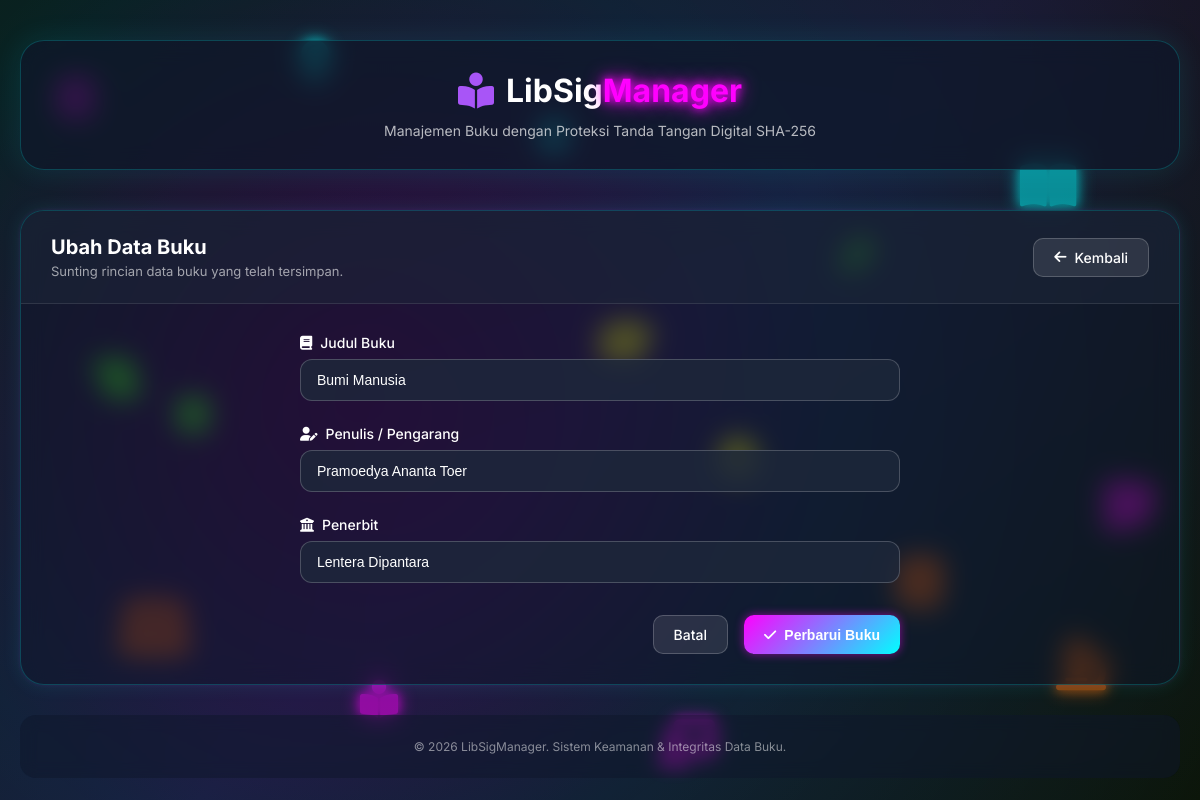
/edit/ac905ffb-7029-499c-bab6-7de56b9dc87e, run on the app's committed database.
### tables this page shows
CREATE TABLE books (
            id TEXT PRIMARY KEY,
            judul TEXT NOT NULL,
            penulis TEXT NOT NULL,
            penerbit TEXT NOT NULL
        );

### app.py (the view, shortened to what this page needs)
@app.route('/edit/<book_id>', methods=['GET', 'POST'])
def edit_book(book_id):
    conn = get_db()
    book = conn.execute('SELECT * FROM books WHERE id = ?', (book_id,)).fetchone()
    conn.close()
    if not book:
        flash('Buku tidak ditemukan!', 'danger')
        return redirect(url_for('index'))
    return render_template('edit.html', book=book)

### app.py (called while the page is built)
def get_db():
    conn = sqlite3.connect(DATABASE)
    conn.row_factory = sqlite3.Row
    return conn

### templates/edit.html
﻿{% extends 'base.html' %}
{% block content %}
<div class="card form-card">
    <div class="card-header">
        <div class="header-left">
            <h2>Ubah Data Buku</h2>
            <p class="header-desc">Sunting rincian data buku yang telah tersimpan.</p>
        </div>
        <a href="{{ url_for('index') }}" class="btn btn-outline">
            <i class="fa-solid fa-arrow-left"></i> Kembali
        </a>
    </div>
    <div class="card-body">
        <form action="{{ url_for('edit_book', book_id=book.id) }}" method="POST" class="modern-form">
            <div class="form-group">
                <label for="judul"><i class="fa-solid fa-book"></i> Judul Buku</label>
                <input type="text" id="judul" name="judul" value="{{ book.judul }}" required placeholder="Masukkan judul lengkap buku..." autocomplete="off">
            </div>
            <div class="form-group">
                <label for="penulis"><i class="fa-solid fa-user-pen"></i> Penulis / Pengarang</label>
                <input type="text" id="penulis" name="penulis" value="{{ book.penulis }}" required placeholder="Masukkan nama penulis..." autocomplete="off">
            </div>
            <div class="form-group">
                <label for="penerbit"><i class="fa-solid fa-building-columns"></i> Penerbit</label>
                <input type="text" id="penerbit" name="penerbit" value="{{ book.penerbit }}" required placeholder="Masukkan nama penerbit..." autocomplete="off">
            </div>
            <div class="form-actions">
                <a href="{{ url_for('index') }}" class="btn btn-outline">Batal</a>
                <button type="submit" class="btn btn-primary">
                    <i class="fa-solid fa-check"></i> Perbarui Buku
                </button>
            </div>
        </form>
    </div>
</div>
{% endblock %}

### static/css/style.css (style rules this page uses)
body { font-family: 'Inter', sans-serif; background: linear-gradient(135deg, #0f172a 0%, #1e293b 50%, #0f172a 100%); min-height: 100vh; position: relative; overflow-x: hidden; }
body::before { content: ''; position: fixed; top: 0; left: 0; width: 100%; height: 100%; background: radial-gradient(circle at 20% 50%, rgba(99, 102, 241, 0.2) 0%, rgba(139, 92, 246, 0.08) 50%, transparent 80%); z-index: 0; pointer-events: none; animation: gradientShift 15s infinite alternate; }
.card { background: rgba(15, 23, 42, 0.5); backdrop-filter: blur(12px); border-radius: 24px; overflow: hidden; margin-bottom: 30px; border: 1px solid rgba(255, 255, 255, 0.1); box-shadow: 0 20px 40px rgba(0, 0, 0, 0.2); }
.card-header { display: flex; justify-content: space-between; align-items: center; padding: 24px 30px; background: rgba(30, 41, 59, 0.5); border-bottom: 1px solid rgba(255, 255, 255, 0.1); flex-wrap: wrap; gap: 16px; }
.header-left h2 { font-size: 20px; color: white; margin-bottom: 4px; }
.header-desc { font-size: 13px; color: rgba(255, 255, 255, 0.6); }
.btn { display: inline-flex; align-items: center; gap: 8px; padding: 10px 20px; border-radius: 10px; font-weight: 500; font-size: 14px; cursor: pointer; transition: all 0.2s; text-decoration: none; border: none; }
.btn-primary { background: #a855f7; color: white; }
.btn-outline { background: rgba(255, 255, 255, 0.1); border: 1px solid rgba(255, 255, 255, 0.2); color: white; }
.card-body { padding: 30px; }
.modern-form { max-width: 600px; margin: 0 auto; }
.form-group { margin-bottom: 24px; }
.form-group label { display: flex; align-items: center; gap: 8px; margin-bottom: 8px; font-weight: 500; color: white; font-size: 14px; }
.form-group input { width: 100%; padding: 12px 16px; background: rgba(30, 41, 59, 0.8); border: 1px solid rgba(255, 255, 255, 0.2); border-radius: 12px; font-size: 14px; transition: all 0.2s; color: white; }
.form-group input::placeholder { color: rgba(255, 255, 255, 0.4); }
.form-actions { display: flex; gap: 16px; justify-content: flex-end; margin-top: 32px; }
body { background: linear-gradient(135deg, #0a0a0a 0%, #1a0a2e 50%, #0a0a0a 100%) !important; }
body::before { content: ''; position: fixed; top: 0; left: 0; width: 100%; height: 100%; background: radial-gradient(circle at 30% 50%, rgba(255, 0, 255, 0.15) 0%, rgba(0, 255, 255, 0.1) 50%, rgba(57, 255, 20, 0.05) 100%); z-index: 0; pointer-events: none; animation: neonGradient 8s infinite alternate; }
.card { border: 1px solid rgba(0, 255, 255, 0.2) !important; box-shadow: 0 0 20px rgba(0, 255, 255, 0.1), 0 0 5px rgba(255, 0, 255, 0.1) !important; }
.btn-primary { background: linear-gradient(135deg, #ff00ff, #00ffff) !important; color: white !important; font-weight: bold !important; box-shadow: 0 0 10px rgba(255, 0, 255, 0.5) !important; }

### data on the page
books: judul "Bumi Manusia", penulis "Pramoedya Ananta Toer", penerbit "Lentera Dipantara"
